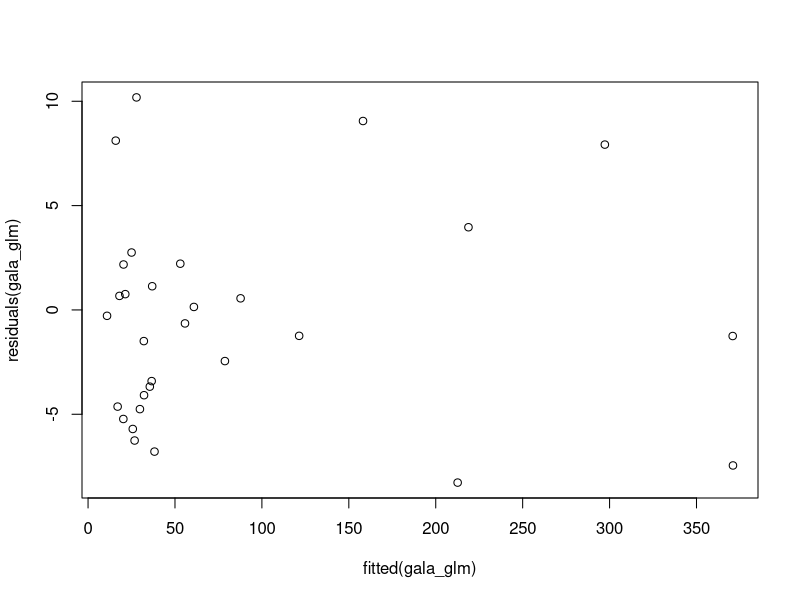
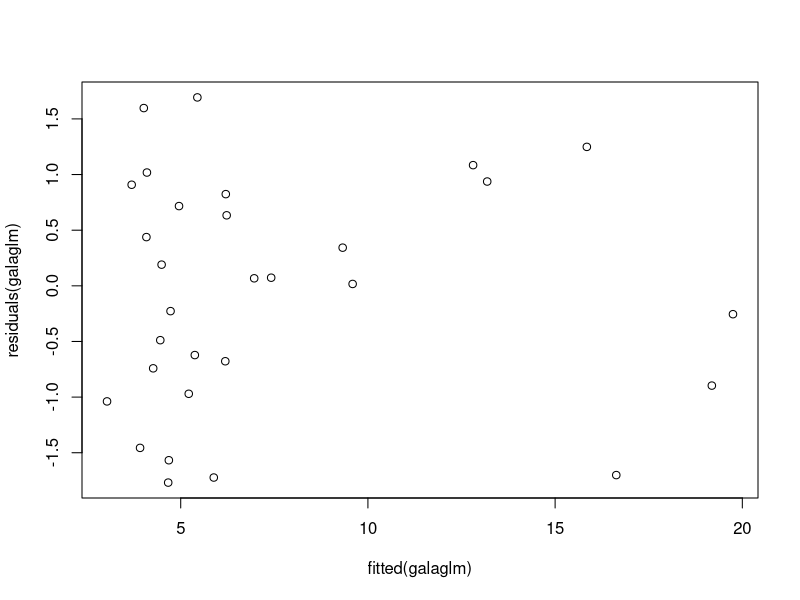
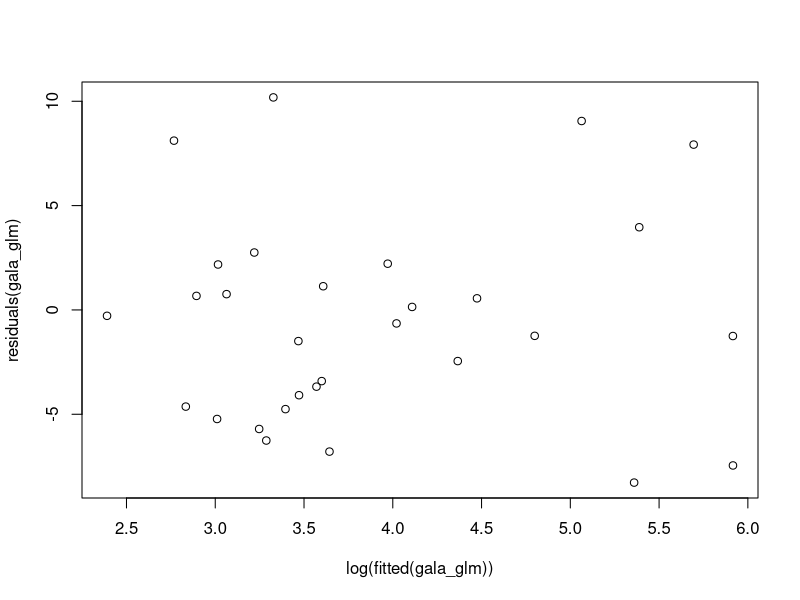
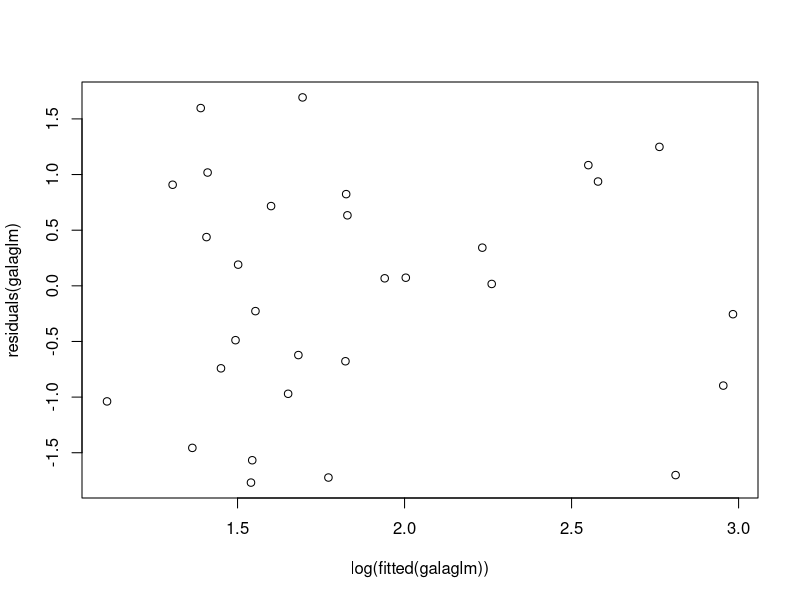
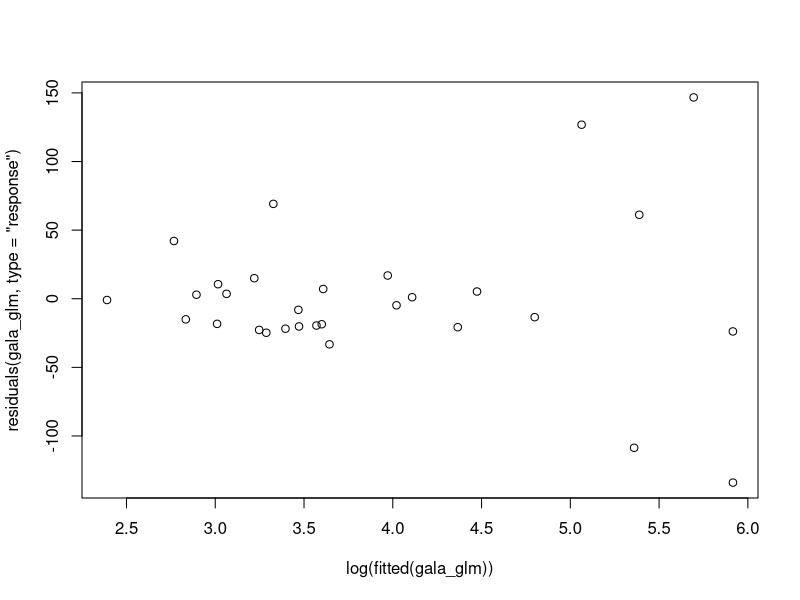
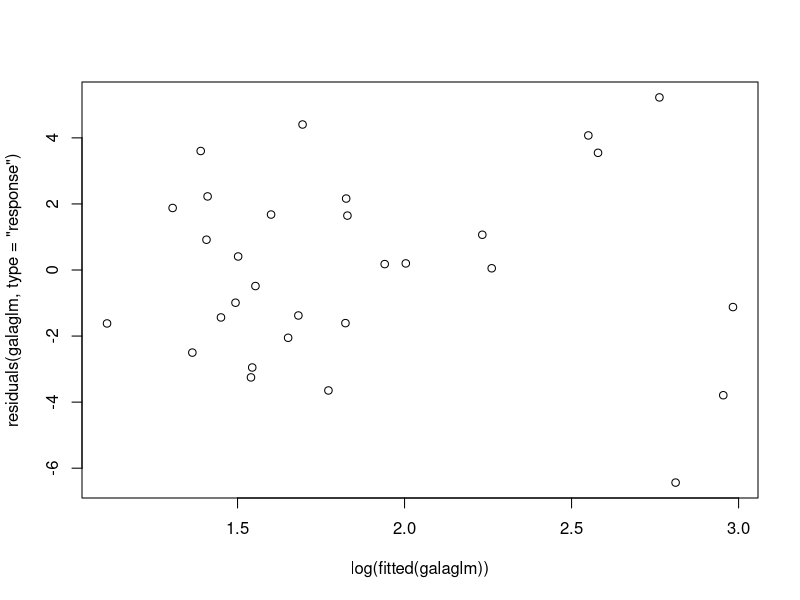
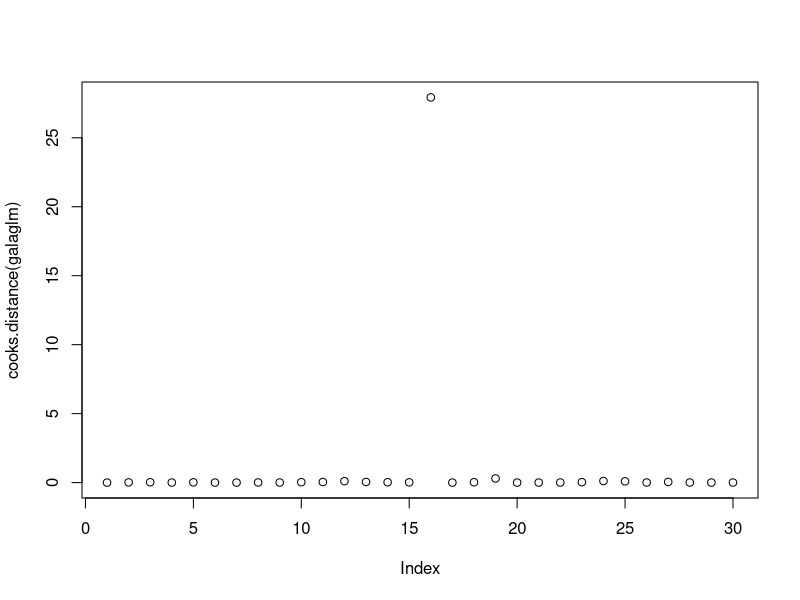
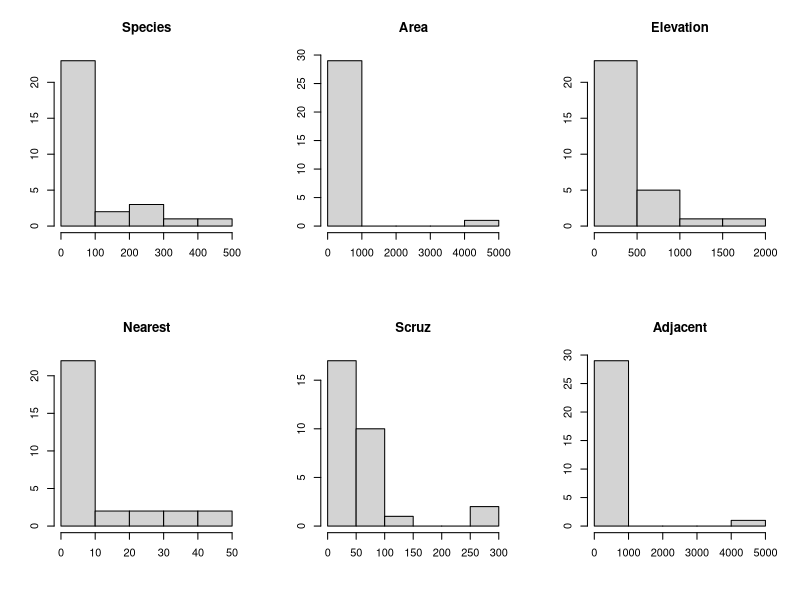

The R source for these figures, in order:
## ---- chunk 1
options(digits = 3) #Showing only 3 decimals
library(multcomp)
library(lme4)
## ---- chunk 2
gala_data = read.table("gala.txt", header = TRUE)
## ---- chunk 3
gala_glm = glm(Species~Area+Elevation+Nearest+Scruz+Adjacent, family= poisson, data = gala_data)
summary(gala_glm)
## ---- chunk 4

galaglm=glm(sqrt(Species)~Area+Elevation+Nearest+Scruz+Adjacent,family=poisson,data=gala_data)
summary(galaglm)
## ---- chunk 5
galaglm=glm(sqrt(Species)~Area+Elevation+Scruz+Adjacent,family=poisson,data=gala_data) 
summary(galaglm)
## ---- chunk 6
galaglm=glm(sqrt(Species)~Area+Elevation+Adjacent,family=poisson,data=gala_data) 
summary(galaglm)
## ---- chunk 7
plot(fitted(gala_glm), residuals(gala_glm)) 
plot(fitted(galaglm), residuals(galaglm)) 

## ---- chunk 8
plot(log(fitted(gala_glm)), residuals(gala_glm))
plot(log(fitted(galaglm)), residuals(galaglm))
## ---- chunk 9
plot(log(fitted(gala_glm)), residuals(gala_glm, type = "response"))
plot(log(fitted(galaglm)), residuals(galaglm, type = "response"))
## ---- chunk 10
round(cooks.distance(galaglm), 2)
plot(cooks.distance(galaglm))
## ---- chunk 11
par(mfrow=c(2,3))
for (i in 1:6) hist(gala_data[,i],main=colnames(gala_data)[i],xlab="",ylab="")
pairs(gala_data)
for (i in 1:6) hist(log(gala_data[,i]),main=colnames(gala_data)[i],xlab="",ylab="")
par(mfrow=c(1,1))
pairs(log(gala_data))


## ---- chunk 12
modlog=lm(log(Species)~log(Area)+log(Elevation)+log(Nearest)+log(Scruz+1)+log(Adjacent),data=gala_data)
modlog1=step(modlog)

## ---- chunk 13
summary(modlog1)
## ---- chunk 14
round(cooks.distance(modlog1), 2)
plot(cooks.distance(modlog1))
qqnorm(residuals(modlog1))
plot(residuals(modlog1), fitted(modlog1))

## ---- chunk 15
gala_data$logElevation = log(gala_data$Elevation)
gala_data$logArea = log(gala_data$Area)
gala_data$logScruz = log(gala_data$Scruz + 1)

modlog2 = lm(log(Species)~logArea+logElevation+logScruz,data = gala_data)

pairs(gala_data)
## ---- chunk 16
round(cor(gala_data[,7:8]),2)
